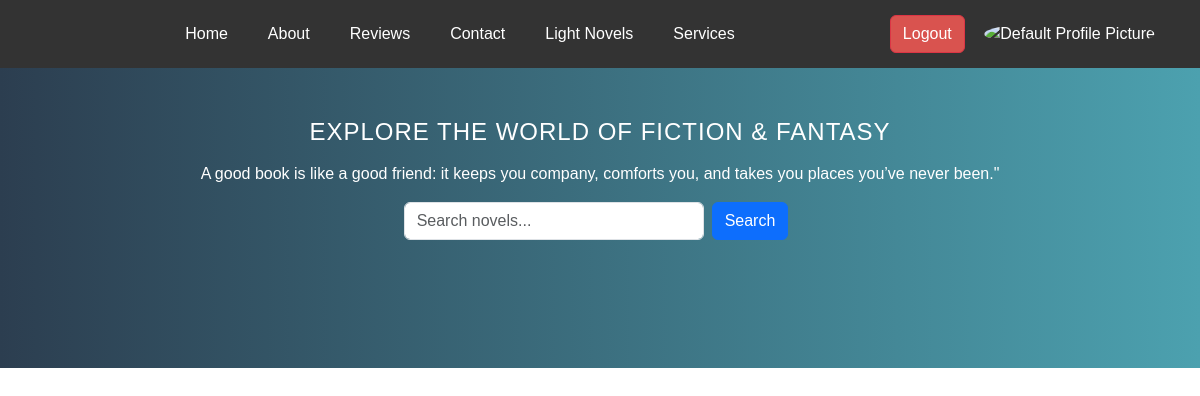
Page /lightnovel/ (signed in) on the earlier database version.
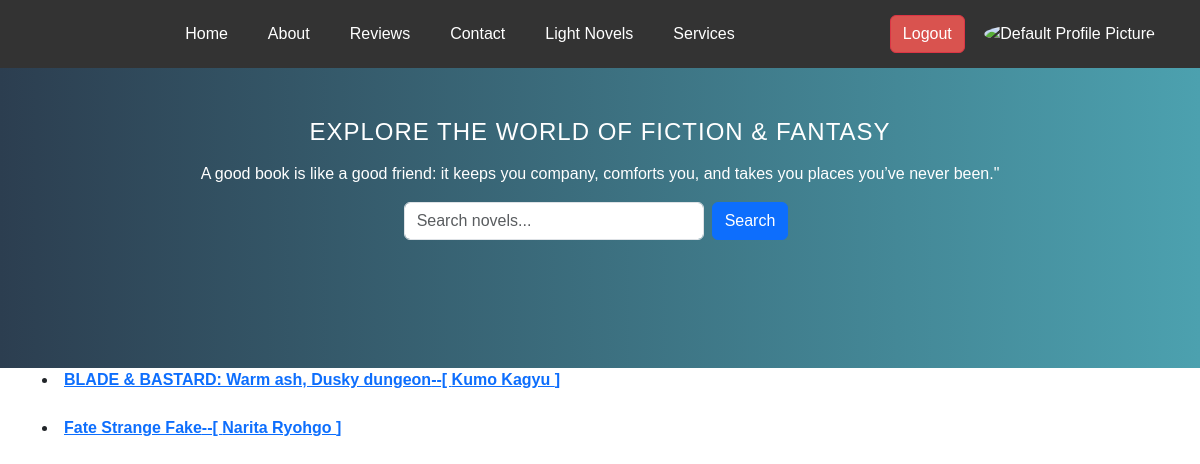
Same page on the later database version.
### book/models.py (models this page shows, shortened)
class Novel(models.Model):
    CATEGORY_CHOICES = [
        ('popular', 'Popular'),
        ('latest', 'Latest'),
        ('new', 'New'),
        ('featured', 'Featured')
    ]
    title = models.CharField(max_length=100)
    genre = models.ManyToManyField(Genre, related_name='light_novels')
    slug = models.CharField(max_length=200, blank=True, null=True)
    author = models.ForeignKey(Author, blank=True, null=True, on_delete=models.CASCADE)
    summary = models.TextField(blank=True, null=True)
    published_date = models.DateField(default=timezone.now)
    cover_image = models.ImageField(upload_to='novel/novel_pic/', blank=True, null=True)
    created_at = models.DateTimeField(auto_now_add=True)
    updated_at = models.DateTimeField(auto_now=True)
    category = models.CharField(max_length=20, choices=CATEGORY_CHOICES, default='popular')
    is_popular = models.BooleanField(default=False)
    is_featured = models.BooleanField(default=False)

class Author(models.Model):
    author_pic = models.ImageField(upload_to='author_pic', blank=True, null=True)
    name = models.CharField(max_length=100)
    description = models.TextField(blank=True, null=True)
    def __str__(self):
        return self.name

### book/views.py (the view)
# urls.py: path('lightnovel/', LightNovelView.as_view(), name='novels'),
class LightNovelView(ListView):
    model = Novel
    template_name = 'light_novel.html'
    def get_context_data(self, *args, **kwargs):
        context  =super(LightNovelView,self).get_context_data( *args, **kwargs)
        return context

### book/templates/light_novel.html
{% extends 'base.html' %}
{% block content %}
<div class="container">
                   {% for novel in object_list %}
                <li><b><a href="{% url 'novel_detail' slug=novel.slug %}">{{ novel.title }}--[ {{ novel.author }} ]</a></b></li>   <br>
                {% endfor %}
</div>
{% endblock %}

Differences in the rows shown:
added Novel: title "BLADE & BASTARD: Warm ash, Dusky dungeon", author "Kumo Kagyu"
added Novel: title "Fate Strange Fake", author "Narita Ryohgo"
